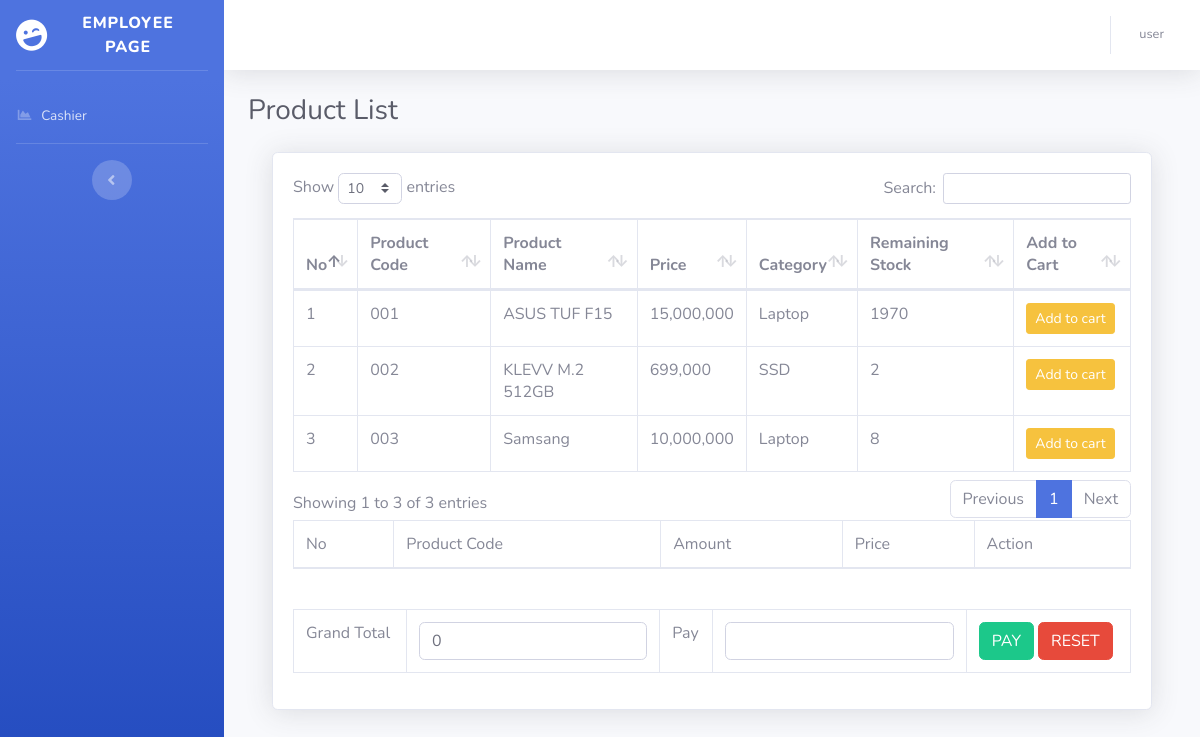
The page /employee/sales.php (signed in) on the database its author committed.
### tables this page shows
CREATE TABLE `product_list` (
  `code` varchar(20) NOT NULL,
  `name` varchar(100) DEFAULT NULL,
  `price` varchar(100) DEFAULT NULL,
  `category` varchar(100) DEFAULT NULL,
  `stock` text DEFAULT NULL
);

### employee/sales.php (the view, shortened to what this page needs)
<head>
    <link href="../vendor/fontawesome-free/css/all.min.css" rel="stylesheet" type="text/css">
    <link href="../vendor/fontawesome-free/css/all.min.css" rel="stylesheet" type="text/css">
    <link href="../css/sb-admin-2.min.css" rel="stylesheet">
    <link href="../vendor/datatables/dataTables.bootstrap4.min.css" rel="stylesheet">
</head>
<body id="page-top">
    <div id="wrapper">
        <ul class="navbar-nav bg-gradient-primary sidebar sidebar-dark accordion" id="accordionSidebar">
            <a class="sidebar-brand d-flex align-items-center justify-content-center" href="sales.php">
                <div class="sidebar-brand-icon rotate-n-15">
                    <i class="fas fa-laugh-wink"></i>
                </div>
                <div class="sidebar-brand-text mx-3">Employee Page</div>
            </a>
            <hr class="sidebar-divider">
            <li class="nav-item">
                <a class="nav-link" href="sales.php">
                    <i class="fas fa-fw fa-chart-area"></i>
                    <span>Cashier</span></a>
            </li>
            <hr class="sidebar-divider d-none d-md-block">
            <div class="text-center d-none d-md-inline">
                <button class="rounded-circle border-0" id="sidebarToggle"></button>
            </div>
        </ul>
        <div id="content-wrapper" class="d-flex flex-column">
            <div id="content">
                <nav class="navbar navbar-expand navbar-light bg-white topbar mb-4 static-top shadow">
                    <ul class="navbar-nav ml-auto">
                        <li class="nav-item dropdown no-arrow">
                            <a class="nav-link dropdown-toggle" href="#" id="userDropdown" role="button" data-toggle="dropdown" aria-haspopup="true" aria-expanded="false">
                                <span class="mr-2 d-none d-lg-inline text-gray-600 small"><?php echo $_SESSION['user']; ?></span>
                            </a>
                        </li>
                    </ul>
                </nav>
                <div class="container-fluid">
                    <div class="d-sm-flex align-items-center justify-content-between mb-4">
                        <h1 class="h3 mb-0 text-gray-800">Product List</h1>
                    </div>
                    <div class="container-fluid">
                        <div class="card shadow mb-4">
                            <div class="card-body">
                                <div class="table-responsive">
                                    <table class="table table-bordered" id="dataTable" width="100%" cellspacing="0">
                                        <thead>
                                            <tr>
                                                <th>No</th>
                                                <th>Product Code</th>
                                                <th>Product Name</th>
                                                <th>Price</th>
                                                <th>Category</th>
                                                <th>Remaining Stock</th>
                                                <th>Add to Cart</th>
                                            </tr>
                                        </thead>
                                        <tbody>
                                            <?php
                                            include "../connect/dbconnect.php";
                                            $no = 1;
                                            $data = mysqli_query($connection, "SELECT * FROM product_list ORDER BY code");
                                            while ($display = mysqli_fetch_array($data)) {
                                                echo '
                                                    <tr>
                                                        <td>' . $no . '</td>
                                                        <td>' . $display['code'] . '</td>
                                                        <td>' . $display['name'] . '</td>
                                                        <td>' . number_format($display['price']) . '</td>
                                                        <td>' . $display['category'] . '</td>
                                                        <td>' . $display['stock'] . '</td>
                                                        <td>
                                                        <a href="add.php?code=' . $display['code'] . '"
                                                            class="btn btn-warning btn-sm">Add to cart
                                                        </td>
                                                    </tr>';
                                                $no++;
                                            }
                                            ?>
                                        </tbody>
                                    </table>
                                    <table class="table table-bordered" id="dataTable" width="100%" cellspacing="0">
                                        <thead>
                                            <tr>
                                                <td>No</td>
                                                <td>Product Code</td>
                                                <td>Amount</td>
                                                <td>Price</td>
                                                <td>Action</td>
                                            </tr>
                                        </thead>
                                            <?php $total_bayar = 0;
                                            $sales = mysqli_query($connection, "SELECT sales.id, sales.code, product_list.name, sales.qty, sales.price FROM sales INNER JOIN product_list ON sales.code = product_list.code"); ?>
                                    </table>
                                    <br />
                                    <div id="cashier">
                                        <table class="table table-bordered" id="dataTable" width="100%" cellspacing="0">
                                            <form method="POST" action="payment.php?receipt=yes">
                                                <tr>
                                                    <td>Grand Total</td>
                                                    <td><input type="text" class="form-control" name="total" value="<?php echo $total_bayar;?>"></td>
                                                    <td>Pay</td>
                                                    <td><input type="text" class="form-control" name="pay"></td>
                                                    <td>
                                                        <button class="btn btn-success">PAY</button>
                                                            <a class="btn btn-danger" href="delete_item.php?sale=sales">
                                                                RESET
                                                            </a>
                                                    </td>
                                                </tr>
                                            </form>
                                        </table>
                                    </div>
                                </div>
                            </div>
                        </div>
                    </div>
                </div>
            </div>
        </div>
    </div>
</body>

### rows shown on the page
product_list: code "001", name "ASUS TUF F15", price "15,000,000", category "Laptop", stock "1970"
product_list: code "002", name "KLEVV M.2 512GB", price "699,000", category "SSD", stock "2"
product_list: code "003", name "Samsang", price "10,000,000", category "Laptop", stock "8"

### other values the page prints
$_SESSION['user'] "user"
